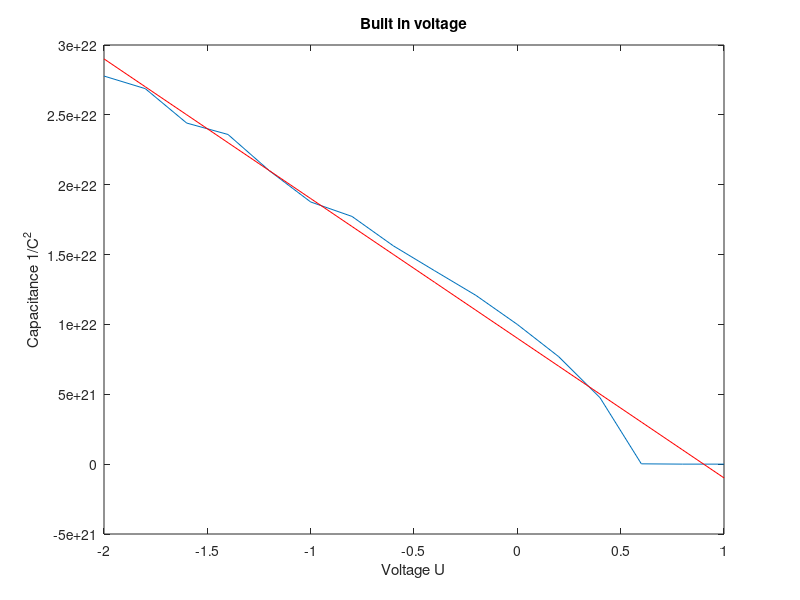

MATLAB code to generate this figure:
clc
clear all
% Voltages
U = [-2 -1.8 -1.6 -1.4 -1.2 -1 -0.8 -0.6 -0.4 -0.2 0 0.2 0.4 0.6 0.8 1.0];
% Capacitances
C = [6 6.1 6.4 6.51 6.90 7.30 7.51 8 8.5 9.1 10 11.4 14.5 210 700 990].*1e-12;

plot(U, C);
xlabel('Voltage U');
ylabel('Capacitance C');
title('PN junction UC');

plot(U, 1./(C.^2))
hold on
approx = polyfit(U, 1./(C.^2), 1);
plot(U, polyval(approx, U), 'r');
- approx(2) ./ approx(1) % printing the built in voltage
approx
xlabel('Voltage U');
ylabel('Capacitance 1/C^2');
title('Built in voltage');